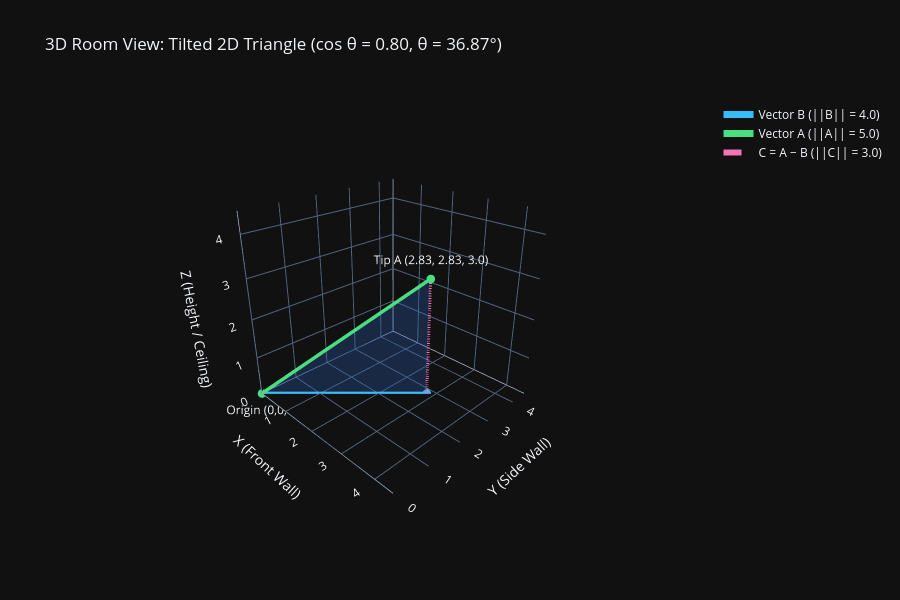

Notebook cell for this chart:
### Markdown cell above
# 3D interactive Plotly script

### Code cell
#3D interactive Plotly script

import math
import plotly.graph_objects as go

# ==========================================
# 1. DEFINE TWO 3D VECTORS IN THE ROOM
# ==========================================
# Tilted diagonally in 3D space (all x, y, z are non-zero!)
# Still forms a classic 3-4-5 right triangle (angle = 36.87°)
A = [2.8284, 2.8284, 3.0]   # Length ||A|| = 5.0
B = [2.8284, 2.8284, 0.0]   # Length ||B|| = 4.0
C = [ai - bi for ai, bi in zip(A, B)]  # [0, 0, 3.0], Length ||C|| = 3.0

# ==========================================
# 2. COMPUTE DOT PRODUCT & COSINE SIMILARITY
# ==========================================
dot_product = sum(ai * bi for ai, bi in zip(A, B))
mag_A = math.sqrt(sum(ai**2 for ai in A))
mag_B = math.sqrt(sum(bi**2 for bi in B))
mag_C = math.sqrt(sum(ci**2 for ci in C))

cos_sim = dot_product / (mag_A * mag_B)
theta_deg = math.degrees(math.acos(cos_sim))

print(f"Dot Product (A · B): {dot_product:.2f}")
print(f"Lengths -> ||A||={mag_A:.2f}, ||B||={mag_B:.2f}, ||C||={mag_C:.2f}")
print(f"Cosine Similarity:   {cos_sim:.4f} (Angle θ = {theta_deg:.2f}°)")

# ==========================================
# 3. BUILD THE 3D INTERACTIVE ROOM (PLOTLY)
# ==========================================
fig = go.Figure()

# Filled 2D Triangle Surface floating inside the 3D room
fig.add_trace(go.Mesh3d(
    x=[0, B[0], A[0]],
    y=[0, B[1], A[1]],
    z=[0, B[2], A[2]],
    i=[0], j=[1], k=[2],
    color="#3b82f6",
    opacity=0.28,
    name="Flat 2D Triangle Plane",
    hoverinfo="skip"
))

# Vector B (Along the 3D floor)
fig.add_trace(go.Scatter3d(
    x=[0, B[0]], y=[0, B[1]], z=[0, B[2]],
    mode="lines+markers+text",
    name=f"Vector B (||B|| = {mag_B:.1f})",
    line=dict(color="#38bdf8", width=7),
    marker=dict(size=5, color="#38bdf8"),
    text=["Origin (0,0,0)", f"Tip B ({B[0]:.2f}, {B[1]:.2f}, {B[2]:.1f})"],
    textposition="bottom center"
))

# Vector A (Floating up into 3D space)
fig.add_trace(go.Scatter3d(
    x=[0, A[0]], y=[0, A[1]], z=[0, A[2]],
    mode="lines+markers+text",
    name=f"Vector A (||A|| = {mag_A:.1f})",
    line=dict(color="#4ade80", width=7),
    marker=dict(size=5, color="#4ade80"),
    text=["", f"Tip A ({A[0]:.2f}, {A[1]:.2f}, {A[2]:.1f})"],
    textposition="top center"
))

# Difference Vector C = A - B (Closes the triangle)
fig.add_trace(go.Scatter3d(
    x=[B[0], A[0]], y=[B[1], A[1]], z=[B[2], A[2]],
    mode="lines",
    name=f"C = A − B (||C|| = {mag_C:.1f})",
    line=dict(color="#f472b6", width=6, dash="dash")
))

# Layout & 3D Room Camera Settings
fig.update_layout(
    title=f"3D Room View: Tilted 2D Triangle (cos θ = {cos_sim:.2f}, θ = {theta_deg:.2f}°)",
    template="plotly_dark",
    height=600,
    scene=dict(
        xaxis=dict(title="X (Front Wall)", range=[0, 4.5]),
        yaxis=dict(title="Y (Side Wall)", range=[0, 4.5]),
        zaxis=dict(title="Z (Height / Ceiling)", range=[0, 4.5]),
        aspectmode="cube",  # Keeps 1:1:1 true 3D proportions
        camera=dict(eye=dict(x=1.6, y=-1.6, z=1.1))
    )
)

fig.show()

### Figure 1 — Plotly figure (JSON) as saved in the notebook; plotly's stock layout.template omitted (floating-point values rounded to 4 significant figures)
{"data": [{"color": "#3b82f6", "hoverinfo": "skip", "i": [0], "j": [1], "k": [2], "name": "Flat 2D Triangle Plane", "opacity": 0.28, "type": "mesh3d", "x": [0, 2.828, 2.828], "y": [0, 2.828, 2.828], "z": [0, 0, 3]}, {"line": {"color": "#38bdf8", "width": 7}, "marker": {"color": "#38bdf8", "size": 5}, "mode": "lines+markers+text", "name": "Vector B (||B|| = 4.0)", "text": ["Origin (0,0,0)", "Tip B (2.83, 2.83, 0.0)"], "textposition": "bottom center", "type": "scatter3d", "x": [0, 2.828], "y": [0, 2.828], "z": [0, 0]}, {"line": {"color": "#4ade80", "width": 7}, "marker": {"color": "#4ade80", "size": 5}, "mode": "lines+markers+text", "name": "Vector A (||A|| = 5.0)", "text": ["", "Tip A (2.83, 2.83, 3.0)"], "textposition": "top center", "type": "scatter3d", "x": [0, 2.828], "y": [0, 2.828], "z": [0, 3]}, {"line": {"color": "#f472b6", "dash": "dash", "width": 6}, "mode": "lines", "name": "C = A − B (||C|| = 3.0)", "type": "scatter3d", "x": [2.828, 2.828], "y": [2.828, 2.828], "z": [0, 3]}], "layout": {"height": 600, "scene": {"aspectmode": "cube", "camera": {"eye": {"x": 1.6, "y": -1.6, "z": 1.1}}, "xaxis": {"range": [0, 4.5], "title": {"text": "X (Front Wall)"}}, "yaxis": {"range": [0, 4.5], "title": {"text": "Y (Side Wall)"}}, "zaxis": {"range": [0, 4.5], "title": {"text": "Z (Height / Ceiling)"}}}, "title": {"text": "3D Room View: Tilted 2D Triangle (cos θ = 0.80, θ = 36.87°)"}}}
